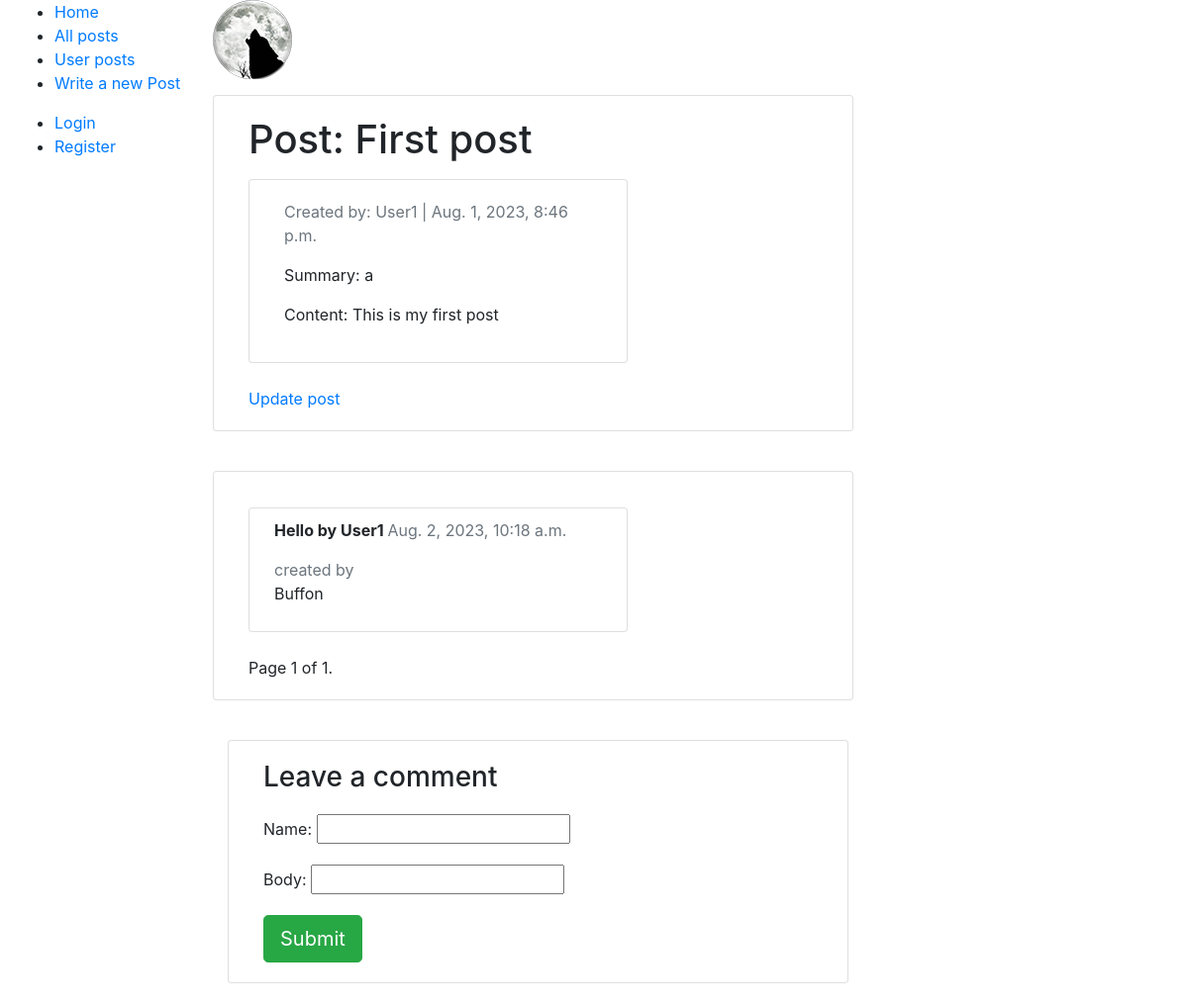
Page /post_list/1/ on the committed database.
### blog/models.py (models this page shows, shortened)
class UserPost(models.Model):
    title = models.CharField(max_length=200, unique=True)
    summary = models.CharField(max_length=100)
    image = models.ImageField(upload_to="media/images", blank=True, null=True)
    slug = models.SlugField(max_length=200, unique=True)
    author = models.ForeignKey(MyUser, on_delete=models.CASCADE, related_name='blog_posts')
    updated_on = models.DateTimeField(auto_now=True)
    content = models.TextField()
    created_on = models.DateTimeField(auto_now_add=True)
    status = models.IntegerField(choices=STATUS, default=0)
    class Meta:
        ordering = ['-created_on']
        permissions = (("can_update_post", "Can update some own posts"),)

class MyUser(AbstractUser):
    about = models.CharField(max_length=200)
    image = models.ImageField()

class Comment(models.Model):
    name = models.CharField(max_length=70)
    body = models.CharField(max_length=250)
    created_on = models.DateTimeField(auto_now_add=True)
    is_published = models.BooleanField(default=False)
    post = models.ForeignKey(UserPost, on_delete=models.CASCADE, related_name="comments")
    class Meta:
        ordering = ["created_on"]

### blog/views.py (the view)
# urls.py: path("post_list/<int:pk>/", views.UserPostDetailView.as_view(), name="post_detail"),
class UserPostDetailView(generic.DetailView):
    model = UserPost
    template_name = "blog/post_detail.html"
    context_object_name = "userpost"
    queryset = UserPost.objects.select_related("author")
    def get_context_data(self, **kwargs):
        context = super().get_context_data(**kwargs)
        context["form"] = CommentForm()
        comments_list = self.object.comments.all()
        paginator = Paginator(comments_list, 3)
        page = self.request.GET.get("page")
        try:
            comments = paginator.page(page)
        except PageNotAnInteger:
            comments = paginator.page(1)
        except EmptyPage:
            comments = paginator.page(paginator.num_pages)
        context["page_obj"] = comments
        return context

### blog/forms.py
class CommentForm(forms.ModelForm):
    class Meta:
        model = Comment
        fields = ['name', "body"]

### templates/blog/post_detail.html (shortened to what this page needs)
{% extends "base.html" %}
{% load static %}
{% block content %}
    <img src="{{ userpost.image.url }}" alt="">
    <div class="container">
        <div class="row">
            <div class="col-md-8 card mb-4  mt-3 left  top">
                <div class="card-body">
                    <h1>Post: {{ userpost.title }} </h1>
                    <div class="col-md-8 card mb-4  mt-3 left  top">
                        <div class="card-body">
                            <p class=" text-muted">Created by: {{ userpost.author }} | {{ userpost.created_on }}</p>
                            <p class="card-text ">Summary: {{ userpost.summary }}</p>
                            <p class="card-text ">Content: {{ userpost.content | safe }}</p>
                        </div>
                    </div>
                    <a href="{% url "blog:update_post" userpost.id %}">Update post</a>
                </div>
            </div>
                <div class="col-md-8 card mb-4  mt-3 ">
                    <div class="card-body">
                        {% for comment in object.comments.all %}
                            {% if comment.is_published == True %}
                                <div class="col-md-8 card mb-4  mt-3 left  top">
                                    <div class="comments" style="padding: 10px;">
                                        <p class="font-weight-bold">
                                            {{ comment.body }}
                                            <span class=" text-muted font-weight-normal">
                                                {{ comment.created_on }}
                                            </span>
                                        </p>
                                        <span class=" text-muted font-weight-normal">
                                                created by
                                        </span>
                                            {{ comment.name | linebreaks }}
                                    </div>
                                </div>
                            {% endif %}
                        {% endfor %}
                            <div class="pagination">
                                <span class="page-links">
                                    <span class="page-current">
                                        Page {{ page_obj.number }} of {{ page_obj.paginator.num_pages }}.
                                    </span>
                                </span>
                            </div>
                        </div>
                    </div>
                </div>
            <div class="col-md-8 card mb-4  mt-3 ">
                <div class="card-body">
                    {% if new_comment %}
                        <div class="alert alert-success" role="alert">
                            Your comment is awaiting moderation
                        </div>
                    {% else %}
                        <h3>Leave a comment</h3>
                        <form action="{% url "blog:add_comment" userpost.id %}" method="post" style="margin-top: 1.3em;">
                            {{ form.as_p }}
                            <button type="submit" class="btn btn-success  btn-lg">Submit</button>
                        </form>
                    {% endif %}
                </div>
            </div>
        </div>
    </div>
{% endblock content %}

### templates/base.html (shortened to what this page needs)
<!DOCTYPE html>
<html lang="en">
<head>
  <link rel="stylesheet" href="https://stackpath.bootstrapcdn.com/bootstrap/4.5.2/css/bootstrap.min.css"
>
  {% load static %}
</head>
    <body>
        <div class="container-fluid">
            <div class="row">
            <div class="col-sm-2">
              {% block sidebar %}
                <ul class="sidebar-nav">
                    <li><a href="{% url 'blog:index' %}">Home</a></li>
                    <li><a href="{% url "blog:all_post" %}">All posts</a></li>
                    <li><a href="{% url 'blog:post_list' %}">User posts</a></li>
                  <li><a href="{% url 'blog:create_post' %}">Write a new Post</a></li>
                </ul>
                <ul class="sidebar-nav">
                  {% if user.is_authenticated %}
                    <li>User: <strong>{{ user.get_username }}</strong></li>
                      <li><a href="{% url 'profile' %}">User profile</a></li>
                      <li><a href="{% url 'logout' %}?next={{ request.path }}">Logout</a></li>
                      <p>
                      <li><a href="{% url "blog:contact_admin" %}?next={{ request.path }}">Contact to Admin</a></li>
                  {% else %}
                    <li><a href="{% url 'login' %}?next={{ request.path }}">Login</a></li>
                    <li><a href="{% url 'blog:register' %}?next={{ request.path }}">Register</a></li>
                  {% endif %}
                </ul>
              {% endblock %}
            </div>
                <div class="col-sm-10 ">
                    {% block content %}{% endblock %}
                </div>
            </div>
    </body>
</html>

### rows in the picture
UserPost: image (picture), title "First post", author "User1", created_on "Aug. 1, 2023, 8:46 p.m.", summary "a", content "This is my first post"
Comment: body "Hello by User1", created_on "Aug. 2, 2023, 10:18 a.m.", name "Buffon"

### other values in the picture
{{ page_obj.number }} "1"
{{ page_obj.paginator.num_pages }} "1"
